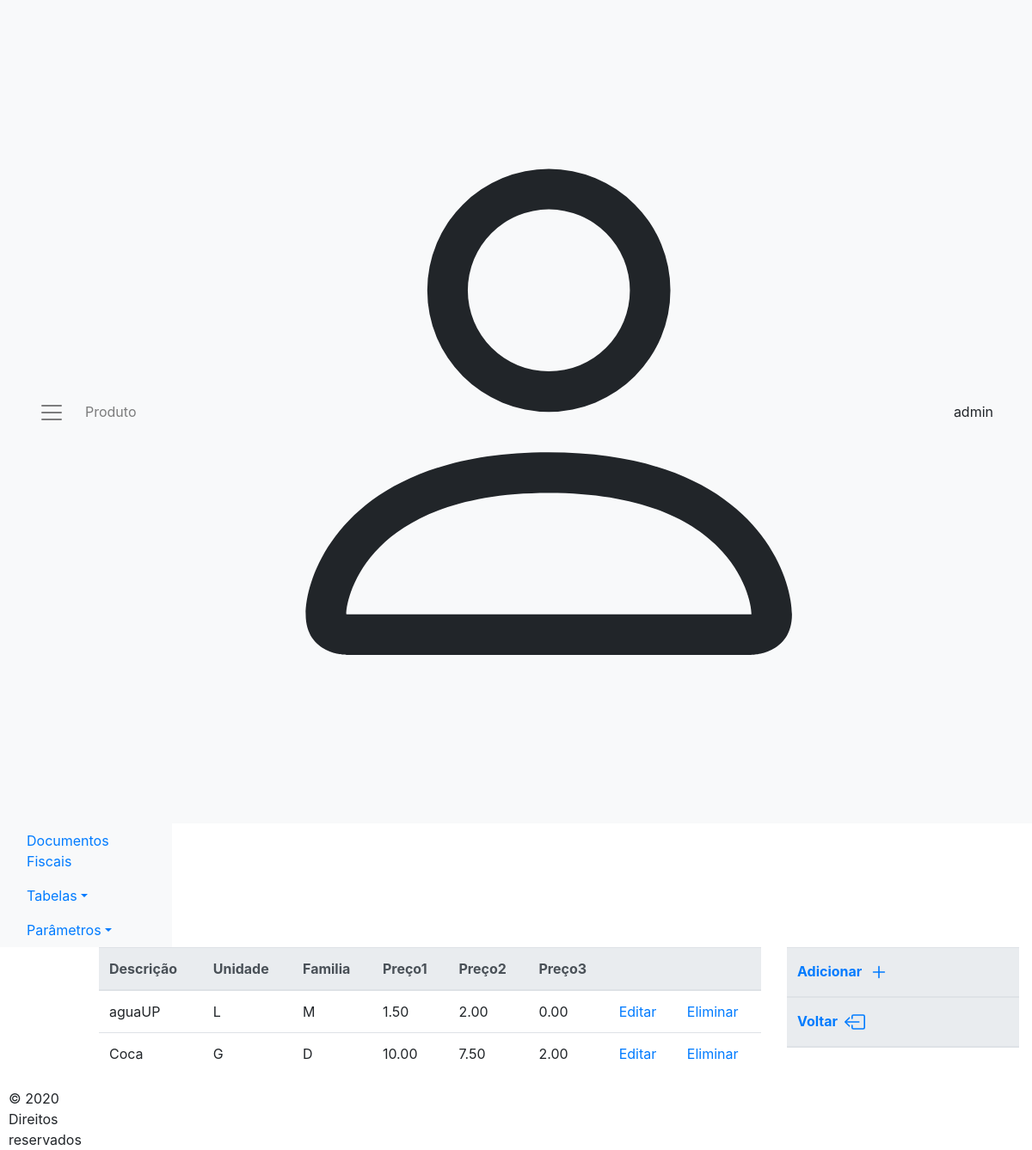
Page /showProduto.php (signed in) on the committed database.
### tables this page shows
CREATE TABLE `produto` (
  `refProduto` varchar(18) NOT NULL DEFAULT '',
  `descProduto` varchar(60) NOT NULL DEFAULT '',
  `unidadeProduto` varchar(4) NOT NULL DEFAULT '',
  `familiaProduto` varchar(18) NOT NULL DEFAULT '',
  `preco1Produto` decimal(18,2) DEFAULT '0.00',
  `preco2Produto` decimal(18,2) DEFAULT '0.00',
  `preco3Produto` decimal(18,2) DEFAULT '0.00',
  PRIMARY KEY (`refProduto`),
  KEY `descProduto` (`descProduto`)
);

### showProduto.php (the view, shortened to what this page needs)
<?php
$currentPage="Produto";
include_once './common/cabecalho.php';
try
{
    $database = new Connection();
    $db = $database->openConnection();
    $sql = "SELECT * FROM produto " ;?>
  <main role="main" id="main" class="col-lg-12">
        <div class="row" id ="linha">
            <div class='col-lg-1' id='paraRemover'> </div>
            <div class="col-lg-8">
                <table class="table table-hover">
                    <thead class="thead-light">
                        <tr>
                            <th>Descrição</th>
                            <th>Unidade</th>
                            <th>Familia</th>
                            <th>Preço1</th>
                            <th>Preço2</th>
                            <th>Preço3</th>
                            <th></th>
                            <th></th>
                        </tr>
                    </thead>
                    <?php
                        foreach ($db->query($sql) as $row) {
                    ?>
                    <tr>
                        <td><?php echo $row['descProduto'] ?></td>
                        <td><?php echo $row['unidadeProduto'] ?></td>
                        <td><?php echo $row['familiaProduto'] ?></td>
                        <td><?php echo $row['preco1Produto'] ?></td>
                        <td><?php echo $row['preco2Produto'] ?></td>
                        <td><?php echo $row['preco3Produto'] ?></td>
                        <td>
                            <a href="#" onclick="openModal(<?php echo $row['refProduto'];?>,'<?php echo $currentPage?>', 'Editar')" data-target="#loadModal" data-toggle="modal" >Editar
                        </td>
                        <td>
                            <a href="#" onclick="openModal(<?php echo $row['refProduto'];?>,'<?php echo $currentPage?>', 'Eliminar')" data-target="#loadModal" data-toggle="modal" >Eliminar
                        </td>
                    </tr>
                    <?php
                    }
                    ?>
                </table>
            </div>
    <?php
    }
    catch (PDOException $e)
        {
            echo "There is some problem in connection: " . $e->getMessage();
        }
    ?>
<div class="col-lg-3" >
        <table class="table table-hover">
            <thead class="thead-light">
                <tr>
                    <th><a href="#" onclick="openModal(0,'<?php echo $currentPage?>', 'Adicionar')" data-target="#loadModal" data-toggle="modal" >Adicionar
                        </a>
                    </th>
                </tr>
                <tr>
                    <th><a href="./home.php">Voltar
                        </a>
                    </th>
                </tr>
            </thead>
        </table>
    </div>
    </div>
</main>
<?php include_once './common/rodape.php'; ?>
</body>
</html>

### rows in the picture
produto: descProduto "aguaUP", unidadeProduto "L", familiaProduto "M", preco1Produto "1.50", preco2Produto "2.00", preco3Produto "0.00"
produto: descProduto "Coca", unidadeProduto "G", familiaProduto "D", preco1Produto "10.00", preco2Produto "7.50", preco3Produto "2.00"

### other values in the picture
$currentPage "Produto"
$_SESSION['username'] "admin"
